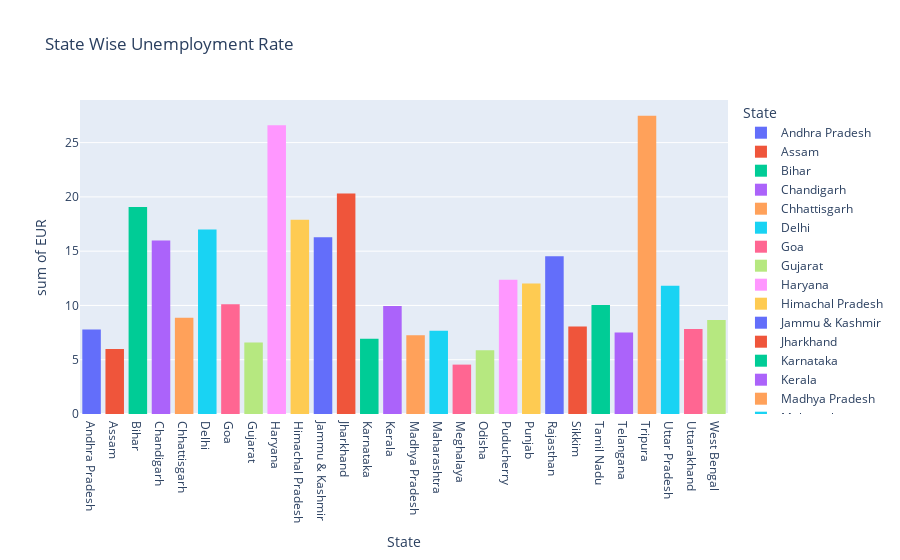

The code cell stored with this chart in its notebook:
### Code cell
fig_state = px.histogram(group_state, x="State", y="EUR", color="State", title="State Wise Unemployment Rate")
fig_state.show()

### Figure 1 — Plotly figure (JSON) as saved in the notebook; plotly's stock layout.template omitted (floating-point values rounded to 4 significant figures)
{"data": [{"alignmentgroup": "True", "bingroup": "x", "histfunc": "sum", "hovertemplate": "State=%{x}<br>sum of EUR=%{y}<extra></extra>", "legendgroup": "Andhra Pradesh", "marker": {"color": "#636efa", "pattern": {"shape": ""}}, "name": "Andhra Pradesh", "offsetgroup": "Andhra Pradesh", "orientation": "v", "showlegend": true, "type": "histogram", "x": ["Andhra Pradesh"], "xaxis": "x", "y": [7.79], "yaxis": "y"}, {"alignmentgroup": "True", "bingroup": "x", "histfunc": "sum", "hovertemplate": "State=%{x}<br>sum of EUR=%{y}<extra></extra>", "legendgroup": "Assam", "marker": {"color": "#EF553B", "pattern": {"shape": ""}}, "name": "Assam", "offsetgroup": "Assam", "orientation": "v", "showlegend": true, "type": "histogram", "x": ["Assam"], "xaxis": "x", "y": [5.99], "yaxis": "y"}, {"alignmentgroup": "True", "bingroup": "x", "histfunc": "sum", "hovertemplate": "State=%{x}<br>sum of EUR=%{y}<extra></extra>", "legendgroup": "Bihar", "marker": {"color": "#00cc96", "pattern": {"shape": ""}}, "name": "Bihar", "offsetgroup": "Bihar", "orientation": "v", "showlegend": true, "type": "histogram", "x": ["Bihar"], "xaxis": "x", "y": [19.06], "yaxis": "y"}, {"alignmentgroup": "True", "bingroup": "x", "histfunc": "sum", "hovertemplate": "State=%{x}<br>sum of EUR=%{y}<extra></extra>", "legendgroup": "Chandigarh", "marker": {"color": "#ab63fa", "pattern": {"shape": ""}}, "name": "Chandigarh", "offsetgroup": "Chandigarh", "orientation": "v", "showlegend": true, "type": "histogram", "x": ["Chandigarh"], "xaxis": "x", "y": [15.99], "yaxis": "y"}, {"alignmentgroup": "True", "bingroup": "x", "histfunc": "sum", "hovertemplate": "State=%{x}<br>sum of EUR=%{y}<extra></extra>", "legendgroup": "Chhattisgarh", "marker": {"color": "#FFA15A", "pattern": {"shape": ""}}, "name": "Chhattisgarh", "offsetgroup": "Chhattisgarh", "orientation": "v", "showlegend": true, "type": "histogram", "x": ["Chhattisgarh"], "xaxis": "x", "y": [8.87], "yaxis": "y"}, {"alignmentgroup": "True", "bingroup": "x", "histfunc": "sum", "hovertemplate": "State=%{x}<br>sum of EUR=%{y}<extra></extra>", "legendgroup": "Delhi", "marker": {"color": "#19d3f3", "pattern": {"shape": ""}}, "name": "Delhi", "offsetgroup": "Delhi", "orientation": "v", "showlegend": true, "type": "histogram", "x": ["Delhi"], "xaxis": "x", "y": [17], "yaxis": "y"}, {"alignmentgroup": "True", "bingroup": "x", "histfunc": "sum", "hovertemplate": "State=%{x}<br>sum of EUR=%{y}<extra></extra>", "legendgroup": "Goa", "marker": {"color": "#FF6692", "pattern": {"shape": ""}}, "name": "Goa", "offsetgroup": "Goa", "orientation": "v", "showlegend": true, "type": "histogram", "x": ["Goa"], "xaxis": "x", "y": [10.12], "yaxis": "y"}, {"alignmentgroup": "True", "bingroup": "x", "histfunc": "sum", "hovertemplate": "State=%{x}<br>sum of EUR=%{y}<extra></extra>", "legendgroup": "Gujarat", "marker": {"color": "#B6E880", "pattern": {"shape": ""}}, "name": "Gujarat", "offsetgroup": "Gujarat", "orientation": "v", "showlegend": true, "type": "histogram", "x": ["Gujarat"], "xaxis": "x", "y": [6.59], "yaxis": "y"}, {"alignmentgroup": "True", "bingroup": "x", "histfunc": "sum", "hovertemplate": "State=%{x}<br>sum of EUR=%{y}<extra></extra>", "legendgroup": "Haryana", "marker": {"color": "#FF97FF", "pattern": {"shape": ""}}, "name": "Haryana", "offsetgroup": "Haryana", "orientation": "v", "showlegend": true, "type": "histogram", "x": ["Haryana"], "xaxis": "x", "y": [26.6], "yaxis": "y"}, {"alignmentgroup": "True", "bingroup": "x", "histfunc": "sum", "hovertemplate": "State=%{x}<br>sum of EUR=%{y}<extra></extra>", "legendgroup": "Himachal Pradesh", "marker": {"color": "#FECB52", "pattern": {"shape": ""}}, "name": "Himachal Pradesh", "offsetgroup": "Himachal Pradesh", "orientation": "v", "showlegend": true, "type": "histogram", "x": ["Himachal Pradesh"], "xaxis": "x", "y": [17.89], "yaxis": "y"}, {"alignmentgroup": "True", "bingroup": "x", "histfunc": "sum", "hovertemplate": "State=%{x}<br>sum of EUR=%{y}<extra></extra>", "legendgroup": "Jammu & Kashmir", "marker": {"color": "#636efa", "pattern": {"shape": ""}}, "name": "Jammu & Kashmir", "offsetgroup": "Jammu & Kashmir", "orientation": "v", "showlegend": true, "type": "histogram", "x": ["Jammu & Kashmir"], "xaxis": "x", "y": [16.28], "yaxis": "y"}, {"alignmentgroup": "True", "bingroup": "x", "histfunc": "sum", "hovertemplate": "State=%{x}<br>sum of EUR=%{y}<extra></extra>", "legendgroup": "Jharkhand", "marker": {"color": "#EF553B", "pattern": {"shape": ""}}, "name": "Jharkhand", "offsetgroup": "Jharkhand", "orientation": "v", "showlegend": true, "type": "histogram", "x": ["Jharkhand"], "xaxis": "x", "y": [20.31], "yaxis": "y"}, {"alignmentgroup": "True", "bingroup": "x", "histfunc": "sum", "hovertemplate": "State=%{x}<br>sum of EUR=%{y}<extra></extra>", "legendgroup": "Karnataka", "marker": {"color": "#00cc96", "pattern": {"shape": ""}}, "name": "Karnataka", "offsetgroup": "Karnataka", "orientation": "v", "showlegend": true, "type": "histogram", "x": ["Karnataka"], "xaxis": "x", "y": [6.94], "yaxis": "y"}, {"alignmentgroup": "True", "bingroup": "x", "histfunc": "sum", "hovertemplate": "State=%{x}<br>sum of EUR=%{y}<extra></extra>", "legendgroup": "Kerala", "marker": {"color": "#ab63fa", "pattern": {"shape": ""}}, "name": "Kerala", "offsetgroup": "Kerala", "orientation": "v", "showlegend": true, "type": "histogram", "x": ["Kerala"], "xaxis": "x", "y": [9.94], "yaxis": "y"}, {"alignmentgroup": "True", "bingroup": "x", "histfunc": "sum", "hovertemplate": "State=%{x}<br>sum of EUR=%{y}<extra></extra>", "legendgroup": "Madhya Pradesh", "marker": {"color": "#FFA15A", "pattern": {"shape": ""}}, "name": "Madhya Pradesh", "offsetgroup": "Madhya Pradesh", "orientation": "v", "showlegend": true, "type": "histogram", "x": ["Madhya Pradesh"], "xaxis": "x", "y": [7.26], "yaxis": "y"}, {"alignmentgroup": "True", "bingroup": "x", "histfunc": "sum", "hovertemplate": "State=%{x}<br>sum of EUR=%{y}<extra></extra>", "legendgroup": "Maharashtra", "marker": {"color": "#19d3f3", "pattern": {"shape": ""}}, "name": "Maharashtra", "offsetgroup": "Maharashtra", "orientation": "v", "showlegend": true, "type": "histogram", "x": ["Maharashtra"], "xaxis": "x", "y": [7.67], "yaxis": "y"}, {"alignmentgroup": "True", "bingroup": "x", "histfunc": "sum", "hovertemplate": "State=%{x}<br>sum of EUR=%{y}<extra></extra>", "legendgroup": "Meghalaya", "marker": {"color": "#FF6692", "pattern": {"shape": ""}}, "name": "Meghalaya", "offsetgroup": "Meghalaya", "orientation": "v", "showlegend": true, "type": "histogram", "x": ["Meghalaya"], "xaxis": "x", "y": [4.55], "yaxis": "y"}, {"alignmentgroup": "True", "bingroup": "x", "histfunc": "sum", "hovertemplate": "State=%{x}<br>sum of EUR=%{y}<extra></extra>", "legendgroup": "Odisha", "marker": {"color": "#B6E880", "pattern": {"shape": ""}}, "name": "Odisha", "offsetgroup": "Odisha", "orientation": "v", "showlegend": true, "type": "histogram", "x": ["Odisha"], "xaxis": "x", "y": [5.87], "yaxis": "y"}, {"alignmentgroup": "True", "bingroup": "x", "histfunc": "sum", "hovertemplate": "State=%{x}<br>sum of EUR=%{y}<extra></extra>", "legendgroup": "Puducherry", "marker": {"color": "#FF97FF", "pattern": {"shape": ""}}, "name": "Puducherry", "offsetgroup": "Puducherry", "orientation": "v", "showlegend": true, "type": "histogram", "x": ["Puducherry"], "xaxis": "x", "y": [12.36], "yaxis": "y"}, {"alignmentgroup": "True", "bingroup": "x", "histfunc": "sum", "hovertemplate": "State=%{x}<br>sum of EUR=%{y}<extra></extra>", "legendgroup": "Punjab", "marker": {"color": "#FECB52", "pattern": {"shape": ""}}, "name": "Punjab", "offsetgroup": "Punjab", "orientation": "v", "showlegend": true, "type": "histogram", "x": ["Punjab"], "xaxis": "x", "y": [12.02], "yaxis": "y"}, {"alignmentgroup": "True", "bingroup": "x", "histfunc": "sum", "hovertemplate": "State=%{x}<br>sum of EUR=%{y}<extra></extra>", "legendgroup": "Rajasthan", "marker": {"color": "#636efa", "pattern": {"shape": ""}}, "name": "Rajasthan", "offsetgroup": "Rajasthan", "orientation": "v", "showlegend": true, "type": "histogram", "x": ["Rajasthan"], "xaxis": "x", "y": [14.53], "yaxis": "y"}, {"alignmentgroup": "True", "bingroup": "x", "histfunc": "sum", "hovertemplate": "State=%{x}<br>sum of EUR=%{y}<extra></extra>", "legendgroup": "Sikkim", "marker": {"color": "#EF553B", "pattern": {"shape": ""}}, "name": "Sikkim", "offsetgroup": "Sikkim", "orientation": "v", "showlegend": true, "type": "histogram", "x": ["Sikkim"], "xaxis": "x", "y": [8.06], "yaxis": "y"}, {"alignmentgroup": "True", "bingroup": "x", "histfunc": "sum", "hovertemplate": "State=%{x}<br>sum of EUR=%{y}<extra></extra>", "legendgroup": "Tamil Nadu", "marker": {"color": "#00cc96", "pattern": {"shape": ""}}, "name": "Tamil Nadu", "offsetgroup": "Tamil Nadu", "orientation": "v", "showlegend": true, "type": "histogram", "x": ["Tamil Nadu"], "xaxis": "x", "y": [10.05], "yaxis": "y"}, {"alignmentgroup": "True", "bingroup": "x", "histfunc": "sum", "hovertemplate": "State=%{x}<br>sum of EUR=%{y}<extra></extra>", "legendgroup": "Telangana", "marker": {"color": "#ab63fa", "pattern": {"shape": ""}}, "name": "Telangana", "offsetgroup": "Telangana", "orientation": "v", "showlegend": true, "type": "histogram", "x": ["Telangana"], "xaxis": "x", "y": [7.5], "yaxis": "y"}, {"alignmentgroup": "True", "bingroup": "x", "histfunc": "sum", "hovertemplate": "State=%{x}<br>sum of EUR=%{y}<extra></extra>", "legendgroup": "Tripura", "marker": {"color": "#FFA15A", "pattern": {"shape": ""}}, "name": "Tripura", "offsetgroup": "Tripura", "orientation": "v", "showlegend": true, "type": "histogram", "x": ["Tripura"], "xaxis": "x", "y": [27.48], "yaxis": "y"}, {"alignmentgroup": "True", "bingroup": "x", "histfunc": "sum", "hovertemplate": "State=%{x}<br>sum of EUR=%{y}<extra></extra>", "legendgroup": "Uttar Pradesh", "marker": {"color": "#19d3f3", "pattern": {"shape": ""}}, "name": "Uttar Pradesh", "offsetgroup": "Uttar Pradesh", "orientation": "v", "showlegend": true, "type": "histogram", "x": ["Uttar Pradesh"], "xaxis": "x", "y": [11.81], "yaxis": "y"}, {"alignmentgroup": "True", "bingroup": "x", "histfunc": "sum", "hovertemplate": "State=%{x}<br>sum of EUR=%{y}<extra></extra>", "legendgroup": "Uttarakhand", "marker": {"color": "#FF6692", "pattern": {"shape": ""}}, "name": "Uttarakhand", "offsetgroup": "Uttarakhand", "orientation": "v", "showlegend": true, "type": "histogram", "x": ["Uttarakhand"], "xaxis": "x", "y": [7.82], "yaxis": "y"}, {"alignmentgroup": "True", "bingroup": "x", "histfunc": "sum", "hovertemplate": "State=%{x}<br>sum of EUR=%{y}<extra></extra>", "legendgroup": "West Bengal", "marker": {"color": "#B6E880", "pattern": {"shape": ""}}, "name": "West Bengal", "offsetgroup": "West Bengal", "orientation": "v", "showlegend": true, "type": "histogram", "x": ["West Bengal"], "xaxis": "x", "y": [8.67], "yaxis": "y"}], "layout": {"barmode": "relative", "legend": {"title": {"text": "State"}, "tracegroupgap": 0}, "title": {"text": "State Wise Unemployment Rate"}, "xaxis": {"anchor": "y", "categoryarray": ["Andhra Pradesh", "Assam", "Bihar", "Chandigarh", "Chhattisgarh", "Delhi", "Goa", "Gujarat", "Haryana", "Himachal Pradesh", "Jammu & Kashmir", "Jharkhand", "Karnataka", "Kerala", "Madhya Pradesh", "Maharashtra", "Meghalaya", "Odisha", "Puducherry", "Punjab", "Rajasthan", "Sikkim", "Tamil Nadu", "Telangana", "Tripura", "Uttar Pradesh", "Uttarakhand", "West Bengal"], "categoryorder": "array", "domain": [0, 1], "title": {"text": "State"}}, "yaxis": {"anchor": "x", "domain": [0, 1], "title": {"text": "sum of EUR"}}}}
